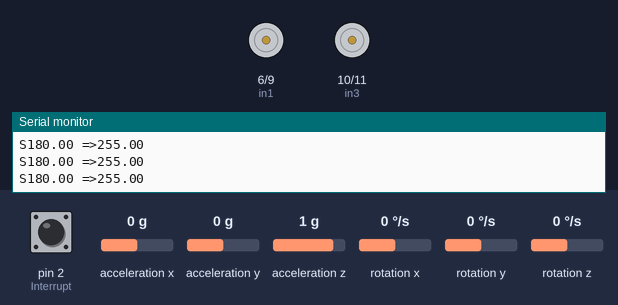
A sketch run on a simulated Arduino Uno, built with avr-gcc and run on an emulated ATmega328P. Shown: motor-driver pin pairs drawn as motors (green arrow = first pin HIGH = forward, orange = second pin HIGH = backward, longer = more drive), the last lines printed to the serial monitor. The test bench sets the inputs (shaded band); at power-on: acceleration x 0 g, acceleration y 0 g, pin 2 (Interrupt) LOW, acceleration z 1 g, rotation x 0 °/s, rotation y 0 °/s, rotation z 0 °/s. The sensor or clock chip raises its interrupt line as the real part does.

Above: at 1.7 s.
1.8 s: acceleration x set to -1.4 g
At 2.4 s:
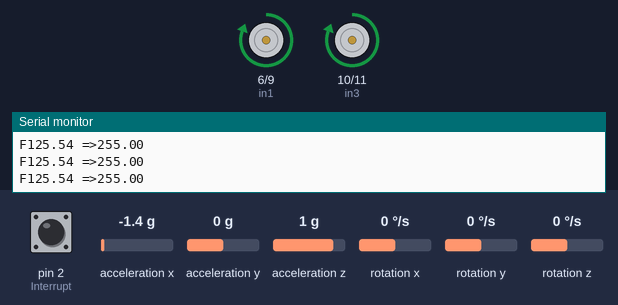
3.3 s: acceleration x set to 0.1 g
At 4.6 s:
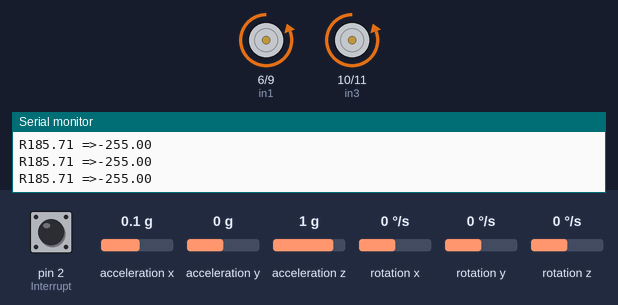
5.7 s: acceleration x set to -0.1 g
7.6 s: acceleration y set to -0.4 g
10.6 s: acceleration y set to -0.7 g
At 11.5 s:
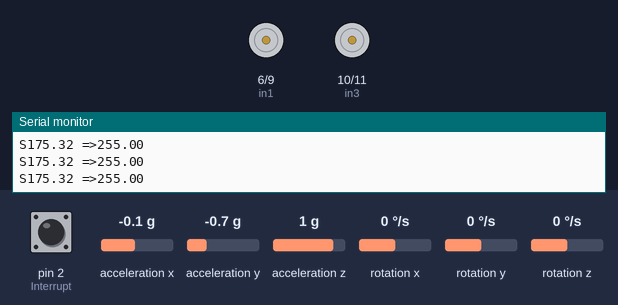
13.6 s: acceleration x set to -0.3 g
At 15.0 s:
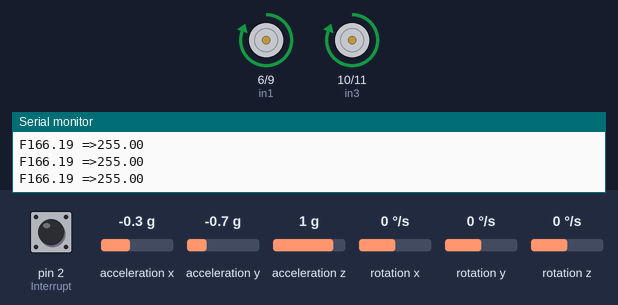
Timing chart, 0 to 16.1 s (numbered marks = the images above; inputs shaded):
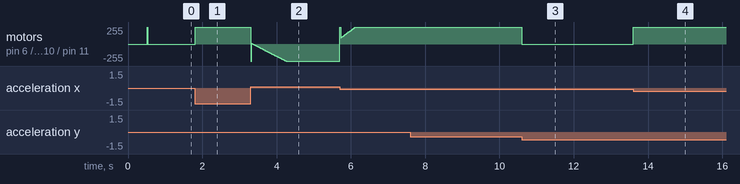

Measured:
- the behaviour switches between -0.5 and -0.6 g on acceleration y (found by bisection; images 2 and 3)
- the behaviour switches between -0.1 and -0.2 g on acceleration x (found by bisection; images 3 and 4)
- after the input at 1.8 s, motor on pin 6 (in1) / pin 9 (in2), motor on pin 10 (in3) / pin 11 (in4): stopped → forward 255/255 at once
- after the input at 10.6 s, motor on pin 6 (in1) / pin 9 (in2), motor on pin 10 (in3) / pin 11 (in4): forward 255/255 → stopped at once
- after the input at 13.6 s, motor on pin 6 (in1) / pin 9 (in2), motor on pin 10 (in3) / pin 11 (in4): stopped → forward 255/255 at once

The sketch:

SelfBalance.ino
```cpp
#include "I2Cdev.h"
#include <PID_v1.h> //From https://github.com/br3ttb/Arduino-PID-Library/blob/master/PID_v1.h
#include "MPU6050_6Axis_MotionApps20.h" //https://github.com/jrowberg/i2cdevlib/tree/master/Arduino/MPU6050
#if I2CDEV_IMPLEMENTATION == I2CDEV_ARDUINO_WIRE
    #include "Wire.h"
#endif
MPU6050 mpu;
#define Interrupt 2
// MPU control/status vars
bool dmpReady = false;  // set true if DMP init was successful
uint8_t mpuIntStatus;   // holds actual interrupt status byte from MPU
uint8_t devStatus;      // return status after each device operation (0 = success, !0 = error)
uint16_t packetSize;    // expected DMP packet size (default is 42 bytes)
uint16_t fifoCount;     // count of all bytes currently in FIFO
uint8_t fifoBuffer[64]; // FIFO storage buffer
// orientation/motion vars
Quaternion q;           // [w, x, y, z]         quaternion container
VectorFloat gravity;    // [x, y, z]            gravity vector
float ypr[3];           // [yaw, pitch, roll]   yaw/pitch/roll container and gravity vector
/*********Tune these 4 values for your BOT*********/
double setpoint= 181; //set the value when the bot is perpendicular to ground using serial monitor.
//Read the project documentation on circuitdigest.com to learn how to set these values
double Kp = 50; //21 Set this first
double Kd =0.9; //0.8 Set this secound  0.9
double Ki = 100; //140 Finally set this   50
/******End of values setting*********/
double input, output;


PID pid(&input, &output, &setpoint, Kp, Ki, Kd, DIRECT);
volatile bool mpuInterrupt = false;     // indicates whether MPU interrupt pin has gone high
void dmpDataReady()
{
    mpuInterrupt = true;
}
void setup() {

// join I2C bus (I2Cdev library doesn't do this automatically)
    #if I2CDEV_IMPLEMENTATION == I2CDEV_ARDUINO_WIRE
        Wire.begin();
        Wire.setClock(400000); // 400kHz I2C clock. Comment this line if having compilation difficulties
    #elif I2CDEV_IMPLEMENTATION == I2CDEV_BUILTIN_FASTWIRE
        Fastwire::setup(400, true);
    #endif

    // initialize serial communication
    // (115200 chosen because it is required for Teapot Demo output, but it's
    // really up to you depending on your project)
    Serial.begin(115200);
    while (!Serial); // wait for Leonardo enumeration, others continue immediately

    // NOTE: 8MHz or slower host processors, like the Teensy @ 3.3V or Arduino
    // Pro Mini running at 3.3V, cannot handle this baud rate reliably due to
    // the baud timing being too misaligned with processor ticks. You must use
    // 38400 or slower in these cases, or use some kind of external separate
    // crystal solution for the UART timer.

    // initialize device
    Serial.println(F("Initializing I2C devices..."));
    mpu.initialize();
    pinMode(Interrupt, INPUT);

    // verify connection
    Serial.println(F("Testing device connections..."));
    Serial.println(mpu.testConnection() ? F("MPU6050 connection successful") : F("MPU6050 connection failed"));

 /*   // wait for ready
    Serial.println(F("\nSend any character to begin DMP programming and demo: "));
    while (Serial.available() && Serial.read()); // empty buffer
    while (!Serial.available());                 // wait for data
    while (Serial.available() && Serial.read()); // empty buffer again
*/
    // load and configure the DMP
    Serial.println(F("Initializing DMP..."));
    devStatus = mpu.dmpInitialize();


    // supply your own gyro offsets here, scaled for min sensitivity
    mpu.setXGyroOffset(121); //-479
    mpu.setYGyroOffset(-6);   //84
    mpu.setZGyroOffset(43);   //15
    mpu.setZAccelOffset(15493);   //1638
      // make sure it worked (returns 0 if so)
    if (devStatus == 0)
    {
        // turn on the DMP, now that it's ready
        Serial.println(F("Enabling DMP..."));
        mpu.setDMPEnabled(true);
        // enable Arduino interrupt detection
       Serial.println(F("Enabling interrupt detection (Arduino external interrupt 0)..."));
        attachInterrupt(digitalPinToInterrupt(Interrupt), dmpDataReady, RISING);
        mpuIntStatus = mpu.getIntStatus();
        // set our DMP Ready flag so the main loop() function knows it's okay to use it
        Serial.println(F("DMP ready! Waiting for first interrupt..."));
        dmpReady = true;
        // get expected DMP packet size for later comparison
        packetSize = mpu.dmpGetFIFOPacketSize();
        Serial.print("Packet size is === ");
        Serial.println(packetSize);
        //setup PID
       // pid.Initialize();
        pid.SetMode(AUTOMATIC);
        pid.SetSampleTime(10);
        pid.SetOutputLimits(-255, 255);
    }
    else
    {
        // ERROR!
        // 1 = initial memory load failed
        // 2 = DMP configuration updates failed
        // (if it's going to break, usually the code will be 1)
        Serial.print(F("DMP Initialization failed (code "));
        Serial.print(devStatus);
        Serial.println(F(")"));
    }
//Initialise the Motor outpu pins
    pinMode (6, OUTPUT); //in1
    pinMode (9, OUTPUT);  //in2
    pinMode (10, OUTPUT); //in3
    pinMode (11, OUTPUT);  //in4
//By default turn off both the motors
    analogWrite(6,LOW);
    analogWrite(9,LOW);
    analogWrite(10,LOW);
    analogWrite(11,LOW);


}
void loop() {

    // if programming failed, don't try to do anything
    if (!dmpReady) return;

    // wait for MPU interrupt or extra packet(s) available
    while (!mpuInterrupt && fifoCount < packetSize)
    {
        //no mpu data - performing PID calculations and output to motors
       pid.Compute();
        //Print the value of Input and Output on serial monitor to check how it is working.


        Serial.print(input); Serial.print(" =>"); Serial.println(output);

        if (input<175 || input>183){//If the Bot is falling
        if (output>0) //Falling towards front
        Forward(); //Rotate the wheels forward
        else if (output<0) //Falling towards back
        Reverse(); //Rotate the wheels backward
        }
        else //If Bot not falling
        Stop(); //Hold the wheels still


    }
    // reset interrupt flag and get INT_STATUS byte
    mpuInterrupt = false;
    mpuIntStatus = mpu.getIntStatus();
    // get current FIFO count
    fifoCount = mpu.getFIFOCount();
    // check for overflow (this should never happen unless our code is too inefficient)
    if ((mpuIntStatus & 0x10) || fifoCount == 1024)
    {
        // reset so we can continue cleanly
        mpu.resetFIFO();
        Serial.println(F("FIFO overflow!"));
    // otherwise, check for DMP data ready interrupt (this should happen frequently)
    }
    else if (mpuIntStatus & 0x02)
    {
        // wait for correct available data length, should be a VERY short wait
        while (fifoCount < packetSize) fifoCount = mpu.getFIFOCount();
        // read a packet from FIFO
        mpu.getFIFOBytes(fifoBuffer, packetSize);
        // track FIFO count here in case there is > 1 packet available
        // (this lets us immediately read more without waiting for an interrupt)
        fifoCount -= packetSize;
        mpu.dmpGetQuaternion(&q, fifoBuffer); //get value for q
        mpu.dmpGetGravity(&gravity, &q); //get value for gravity
        mpu.dmpGetYawPitchRoll(ypr, &q, &gravity); //get value for ypr

        input = ypr[1] * 180/M_PI + 180;


   }
}
void Forward() //Code to rotate the wheel forward
{
    analogWrite(6,output);
    analogWrite(9,0);
    analogWrite(10,output);
    analogWrite(11,0);
    Serial.print("F"); //Debugging information
}
void Reverse() //Code to rotate the wheel Backward
{
    analogWrite(6,0);
    analogWrite(9,output*-1);
    analogWrite(10,0);
    analogWrite(11,output*-1);
    Serial.print("R");
}
void Stop() //Code to stop both the wheels
{
    analogWrite(6,0);
    analogWrite(9,0);
    analogWrite(10,0);
    analogWrite(11,0);
    Serial.print("S");
}
```
